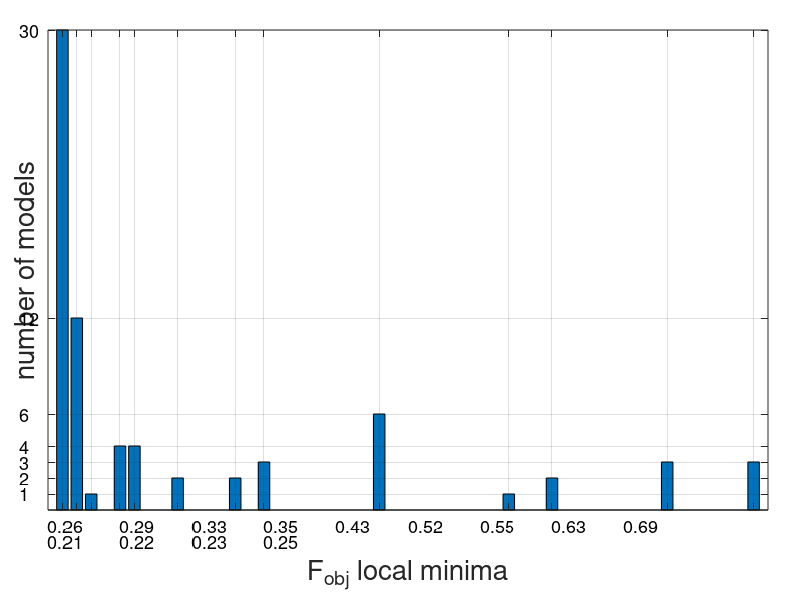

Write MATLAB code to recreate this figure.
%%%%%%%%%%%%%%%%%%%%%%%%%%%%%%%%%%%%%%%%%%%%%%%%%%%%%%%%%%%%%%%%%%%%%%%%
% BarGraph.m is an auxiliar program to plot bar-graphs - distribution of the
% inverted models - in the form [local minima (x-axis), number of models
% (y-axis) associated. This routine is NOT fully automated, so the number
% and values of detected minima and the corresponding number of models must
% be entered manually. Also, the axes description is left for the user. The
% user should have some knowledge of basic Matlab graphic routines
%%%%%%%%%%%%%%%%%%%%%%%%%%%%%%%%%%%%%%%%%%%%%%%%%%%%%%%%%%%%%%%%%%%%%%%%%

close all;
clear all;

% values of local minima detected; x-axis ticks
X=[0.21 0.22 0.23 0.25 0.26 0.29 0.33 0.35 0.43 0.52 0.55 0.63 ...
   0.69];
% number of models corresponding to the vector X; y-axis ticks
Y=[30 12 1 4 4 2 2 3 6 1 2 3 3];
% y-axis labels - not always used, see the set up below
YY=[1 2 3 4 6 12 30]

figure('Position',[300    200    750    400]);
bar(X,Y,'stacked');
set(gca,'Position',[0.06    0.15    0.90    0.80]);

xlabel('F_{obj} local minima','FontSize',20,'Position',[0.45 -3 0]);
ylabel('number of models','FontSize',20);
%set(gca,'YTick',YY,'FontSize',13);
%set(gca,'XTick',X,'XTickLabel',['0.21';' ';'0.23';' ';'0.26';'0.29';'0.33';'0.35';'0.43';'0.52';'0.55';'0.63';'0.69']);
set(gca,'YTick',YY,'YTickLabel',[' ']);
set(gca,'XTick',X,'XTickLabel',...
     [' ']);
text(0.20, -2.0, '0.21', 'Fontsize', 13);
text(0.25, -2.0, '0.22', 'Fontsize', 13);
text(0.30, -2.0, '0.23', 'Fontsize', 13);
text(0.35, -2.0, '0.25', 'Fontsize', 13);
text(0.20, -1.0, '0.26', 'Fontsize', 13);
text(0.25, -1.0, '0.29', 'Fontsize', 13);
text(0.30, -1.0, '0.33', 'Fontsize', 13);
text(0.35, -1.0, '0.35', 'Fontsize', 13);
text(0.4, -1.0, '0.43', 'Fontsize', 13);
text(0.45, -1.0, '0.52', 'Fontsize', 13);
text(0.50, -1.0, '0.55', 'Fontsize', 13);
text(0.55, -1.0, '0.63', 'Fontsize', 13);
text(0.60, -1.0, '0.69', 'Fontsize', 13);

text(0.18, 1.0, '1', 'Fontsize', 13);
text(0.18, 2.0, '2', 'Fontsize', 13);
text(0.18, 3.0, '3', 'Fontsize', 13);
text(0.18, 4.0, '4', 'Fontsize', 13);
text(0.18, 6.0, '6', 'Fontsize', 13);
text(0.18, 12.0, '12', 'Fontsize', 13);
text(0.18, 30.0, '30', 'Fontsize', 13);

grid on;
